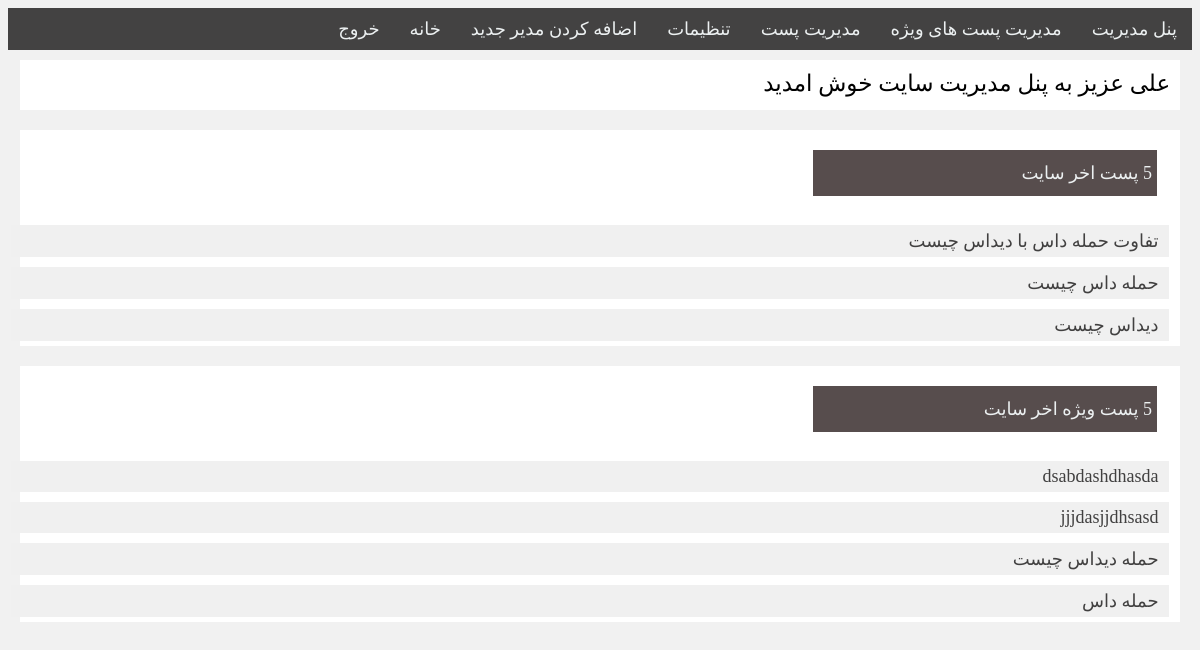
/admin/panel.php (signed in), run on an earlier commit of the app's database.
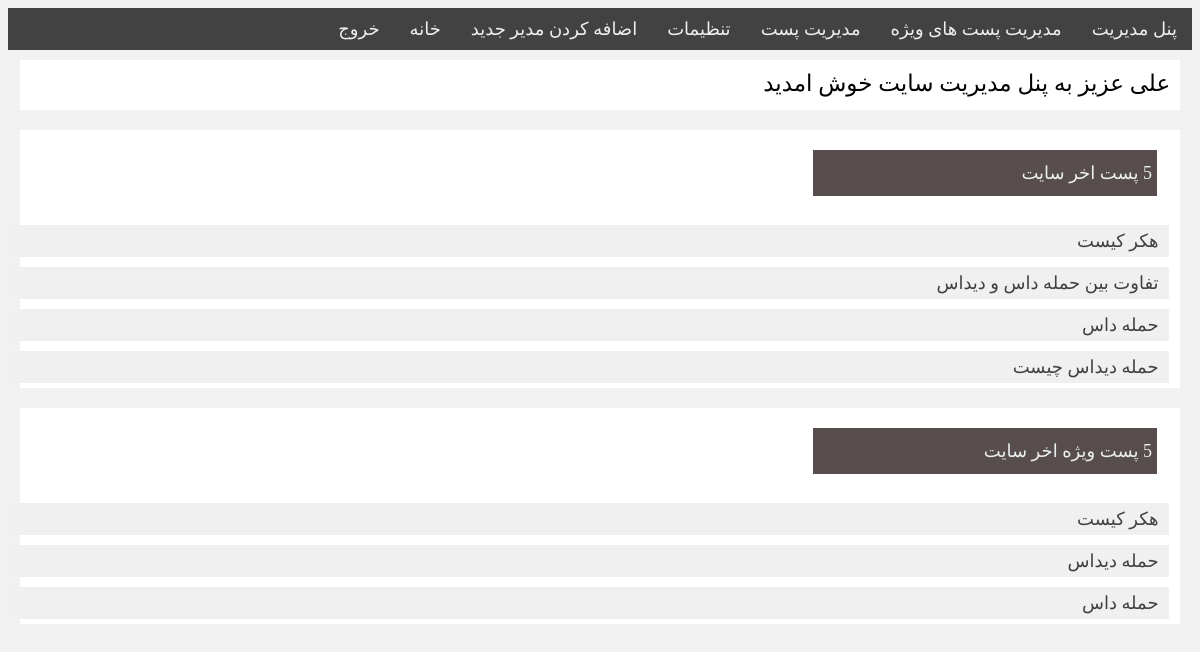
And on a later commit of the database.
### tables this page shows
CREATE TABLE IF NOT EXISTS `post` (
  `id` int NOT NULL AUTO_INCREMENT,
  `title` varchar(200) NOT NULL,
  `image` varchar(200) NOT NULL,
  `content` text NOT NULL,
  PRIMARY KEY (`id`)
);

CREATE TABLE IF NOT EXISTS `spcialpost` (
  `id` int NOT NULL AUTO_INCREMENT,
  `title` varchar(100) NOT NULL,
  `image` varchar(200) NOT NULL,
  `content` text NOT NULL,
  PRIMARY KEY (`id`)
);

### admin/panel.php (the view)
    <?php include("menu.php") ?>
        <div class="wellcome">
        <p><?php echo $_COOKIE["admin"]?> عزیز به پنل مدیریت سایت خوش امدید</p>
    </div>
    <div class="lastpostbox">
        <div class="lastposttitle">
            <p> 5 پست اخر سایت</p>
        </div>
        <ul>
        <?php
            $query = "SELECT * FROM `post` ORDER BY `id` DESC limit 5;";
            $result = mysqli_query($link, $query);
            while($row = mysqli_fetch_array($result)){
        ?>
            <li><a href="<?php echo "../readmore.php?postid=$row[id]" ?>"><?php echo "$row[title]" ?></a></li>
            <?php }?>
        </ul>
    </div>
    <br>
    <div class="lastpostbox">
        <div class="lastposttitle">
            <p> 5 پست ویژه اخر سایت</p>
        </div>
        <ul>
        <?php
            $query = "SELECT * FROM `spcialpost` ORDER BY `id` DESC limit 5;";
            $result = mysqli_query($link, $query);
            while($row = mysqli_fetch_array($result)){
        ?>
            <li><a><?php echo "$row[title]" ?></a></li>
            <?php }?>
        </ul>
    </div>
</body>
</html>

What changed in the data, as far as the page shows it:
removed post: title "تفاوت حمله داس با دیداس چیست"
removed post: title "حمله داس چیست"
removed post: title "دیداس چیست"
removed spcialpost: title "dsabdashdhasda"
removed spcialpost: title "jjjdasjjdhsasd"
removed spcialpost: title "حمله دیداس چیست"
added post: title "هکر کیست"
added post: title "تفاوت بین حمله داس و دیداس"
added post: title "حمله داس"
added post: title "حمله دیداس چیست"
added spcialpost: title "هکر کیست"
added spcialpost: title "حمله دیداس"
